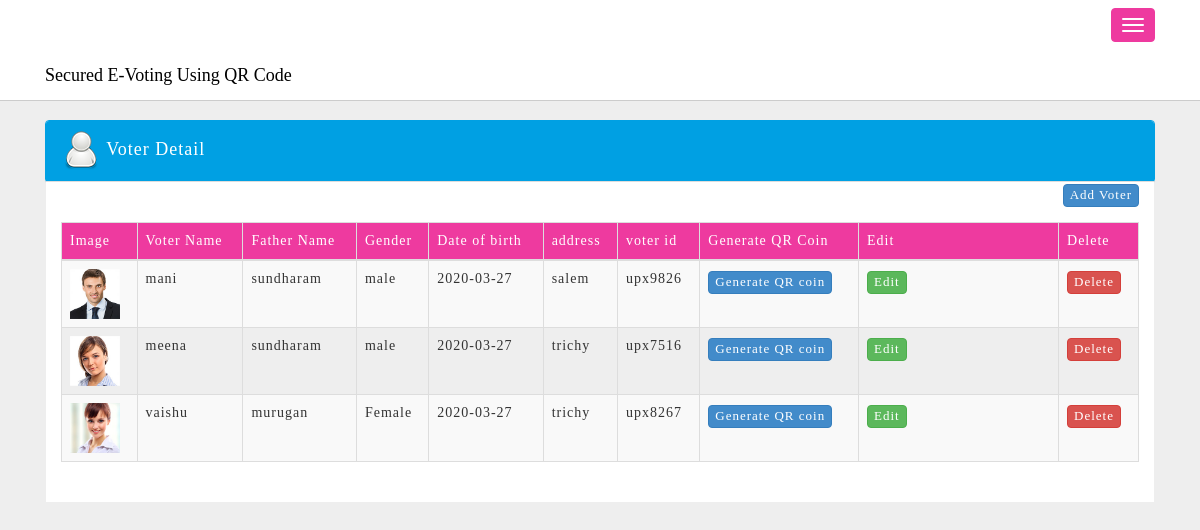
The app's page /e-voting_md/admin/voter.php (signed in) with its own data.
### tables this page shows
CREATE TABLE `voter` (
  `vid` int(11) NOT NULL auto_increment,
  `name` varchar(233) NOT NULL,
  `photo` varchar(255) NOT NULL,
  `father_name` varchar(233) NOT NULL,
  `gender` varchar(233) NOT NULL,
  `dob` varchar(233) NOT NULL,
  `address` varchar(233) NOT NULL,
  `voter_id` varchar(233) NOT NULL,
  `city` varchar(225) NOT NULL,
  `phone` varchar(20) NOT NULL,
  PRIMARY KEY  (`vid`)
);

### e-voting_md/admin/voter.php (the view, shortened to what this page needs)
<!DOCTYPE html>
<html lang="en">
<head>
    <link href="assets/css/bootstrap.css" rel="stylesheet">
    <link href="assets/css/mobile.css" rel="stylesheet">
</head>
<body>
    <nav class="navbar navbar-inverse navbar-fixed-top" role="navigation">
        <div class="container" id="menu">
			<div class="navbar-header">
                <button type="button" class="navbar-toggle" id="collapse-btn" data-toggle="collapse" data-target=".navbar-ex1-collapse">
                    <span class="icon-bar"></span>
                    <span class="icon-bar"></span>
                    <span class="icon-bar"></span>
                </button>
                 <a class="navbar-brand col-lg-12" id="brand" style="color:black;">
						<span style="font-family:elephant">Secured E-Voting Using QR Code</span>
				</a>
            </div>
		</div>
    </nav>
    <div class="container">
		<div class="row-fluid mtop120">
			<div class="col-lg-12 ">
				<div class="panel panel-default bg-white">
						<div class="panel-heading hidden-xs">
							<img src="images/user.png" alt="">
								Voter Detail
						</div>
					<div class="col-lg-12 col-md-12 col-sm-12 col-xs-12 bg-white">
						<div class="col-md-5 mtop20 pbot20">
						</div>
						<div class="col-md-3 mtop20 pbot20">
						</div>
						<div class="table-responsive">
							<table class="table table-striped table-bordered table-hover" id="dataTables-example">
								<thead class="thead">
									<a style="float:right" href="candidate_voter_list.php" class="btn btn-primary btn-view mtop2" role="button" >
												Add Voter
											</a>
									<tr>
										<td> Image</td>
										<td> Voter Name </td>
										<td> Father Name </td>
										<td> Gender </td>
										<td> Date of birth </td>
										<td>address</td>
										<td> voter id </td>
										<td> Generate QR Coin </td>
										<td> Edit </td>
										<td> Delete </td>
									</tr>
								</thead>
								<tbody id="user-area">
									<?php
										$select=mysql_query("select * from voter");
										while($row=mysql_fetch_array($select))
										{
											?>
									<tr class="odd gradeX">
										<td><img src="images/voter/<?php echo $row['photo'] ?>" width="50" height="50"></td>
										<td><?php echo $row['name'] ?></td>
										<td><?php echo $row['father_name'] ?></td>
										<td><?php echo $row['gender'] ?></td>
										<td><?php echo $row['dob'] ?></td>
										<td><?php echo $row['address'] ?></td>
										<td><?php echo $row['voter_id'] ?></td>
										<td>
											<a href="generate.php?vid=<?php echo $row['vid']; ?>" class="btn btn-primary btn-view mtop2" role="button" >
												Generate QR coin
											</a>
										</td>
										 <td class="center last-col">
											<a href="edit_voter.php?vid=<?php echo $row['vid'] ?>" class="btn btn-success btn-view mtop2" role="button" >
												Edit
											</a>
										</td>
										<td>
										<a href="delete_voter.php?vid=<?php echo $row['vid'] ?>"class="btn btn-danger btn-view mtop2" role="button" >
												Delete
											</a> </td>
									</tr>
										<?php } ?>
								</tbody>
							</table>
						</div><br/>
					</div>
					</div>
				</div>
			</div>
		</div>
</body>
</html>

### e-voting_md/admin/assets/css/mobile.css (style rules this page uses)
.mtop20 { margin-top : 20px; }
.mtop120 { margin-top : 120px; }
.pbot20 { padding-bottom : 20px; }
.mtop2 { margin-top : 2px; }
.bg-white { background : #ffffff; }
a,a:hover { text-decoration : none; color : #ffffff; }
body { background : #eee; }
.navbar-fixed-top { background : #fff; border : none; font-family : Corbert-Regular; border-bottom : 1px solid #cccccc; }
#collapse-btn { background : #EE3A9F; border : 1px solid #EE3A9F; }
.thead { background : #EE3A9F; color : #fff; font-family : Corbert-Regular; }
.panel { border : 1px solid #00A0E3; font-family : Corbert-Regular; letter-spacing : 1px; }
.table-striped > tbody > tr:nth-child(even) > td, .table-striped > tbody > tr:nth-child(even) > th { background : #eee; }
.panel-default > .panel-heading { background : #00A0E3; color : #fff; font-family : Corbert-Regular; font-size : 18px; }
.btn-view,.btn-edit,.btn-delete { font-size : 13px; padding : 1px 6px; font-family : Corbert-Regular; }
.last-col { width : 200px; }
@media (max-width: 1200px) { .navbar-header { float: none; } }
@media (max-width: 1200px) { .navbar-toggle { display: block; } }

### records on screen
voter: photo (picture), name "mani", father_name "sundharam", gender "male", dob "2020-03-27", address "salem", voter "upx9826"
voter: photo (picture), name "meena", father_name "sundharam", gender "male", dob "2020-03-27", address "trichy", voter "upx7516"
voter: photo (picture), name "vaishu", father_name "murugan", gender "Female", dob "2020-03-27", address "trichy", voter "upx8267"
